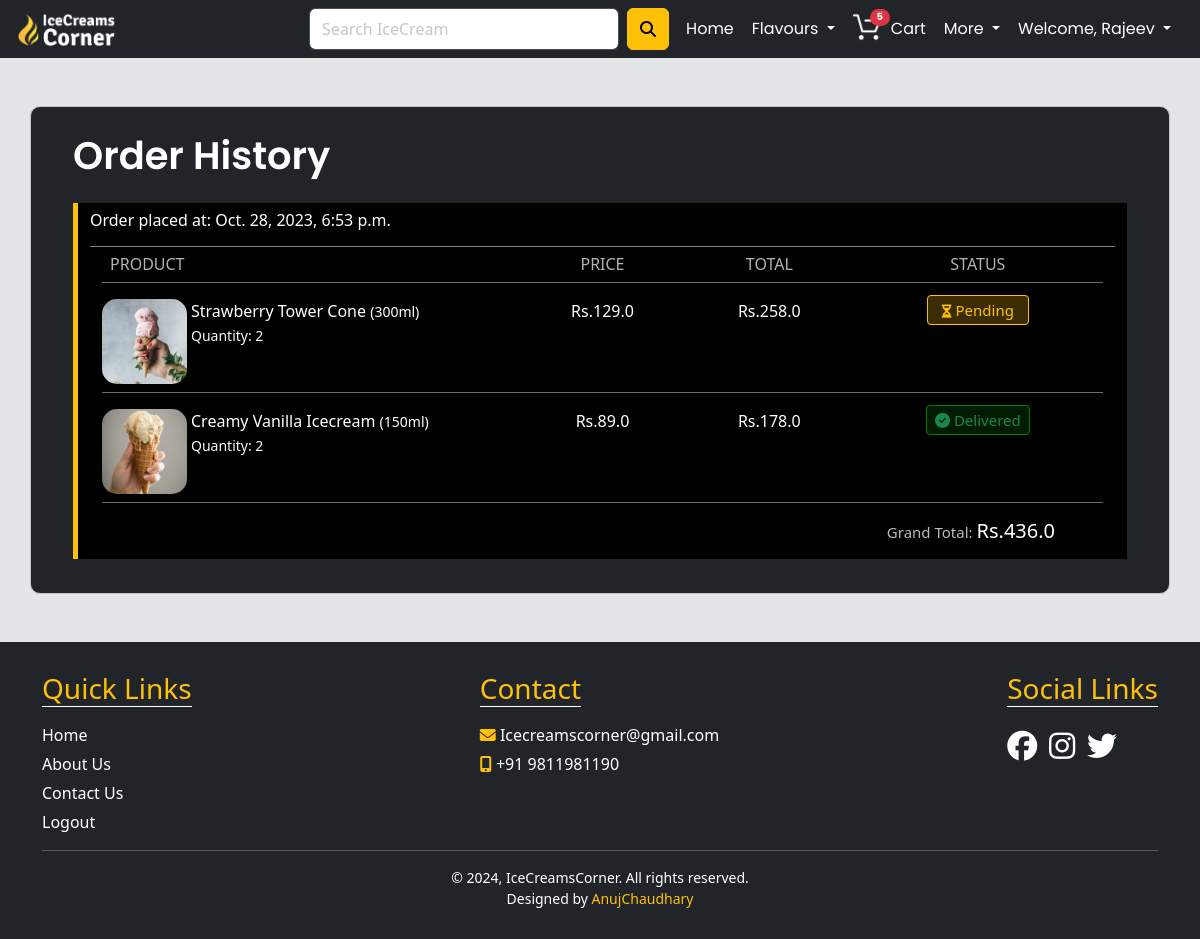
Page /orders/ (signed in) on the committed database.
### store/models.py (models this page shows, shortened)
class Order(models.Model):
    date = models.DateTimeField(auto_now_add=True)
    total = models.FloatField()
    address = models.TextField()
    phone_number = models.CharField(max_length=15)
    user = models.ForeignKey(User, on_delete=models.CASCADE)

class OrderItem(models.Model):
    quantity = models.PositiveIntegerField(default=1)
    total = models.FloatField()
    is_delivered = models.BooleanField(default=False)
    icecream = models.ForeignKey(IceCream, on_delete=models.CASCADE)
    user = models.ForeignKey(User, on_delete=models.CASCADE)
    order = models.ForeignKey(Order, on_delete=models.CASCADE)

class IceCream(models.Model):
    name = models.CharField(max_length=100)
    volume = models.CharField(max_length=20)  # e.g., "100ml", "250ml"
    price = models.FloatField()
    image= models.ImageField(upload_to='icecream_imgs', default="" )
    user_quantity = models.PositiveIntegerField(default=1)  # User-selected quantity
    category= models.ForeignKey(Category, default=1, on_delete=models.CASCADE)
    total_quantity = models.PositiveIntegerField(default=0)
    sold_quantity = models.PositiveIntegerField(default=0)

### store/views.py (the view)
# urls.py: path('orders/', orders_view, name='orders'),
@login_required(login_url='login')
def orders_view(request):
    return render(request, 'orders.html', {'is_any_order' : Order.objects.filter(user_id=request.user.id).exists(),
     'orders': Order.objects.filter(user_id=request.user.id).order_by('-date'),
     'order_items': OrderItem.objects.filter(user_id=request.user.id)
     })

### store/views.py (called while the page is built)
def get_all_categories(request):
    return {"categories": Category.objects.all()}

def get_cart_items_count(request):
    return {'cart_items_count': Cart.objects.filter(user_id= request.user.id).aggregate(Sum('quantity'))['quantity__sum']}

### templates/orders.html (shortened to what this page needs)
{% extends "base.html" %}
{% block content %}
<section class="container orders-section my-5">
    {% if is_any_order %}
    <div class="order-div">
        <h2 class="my-3 text-white"><big>Order History</big></h2>
        {% for order in orders %}
        <div class="order my-4 bg-black">
            <div class="container">
                <div class="order-placed-details">
                    <h6 class="text-white py-2">Order placed at: {{order.date}}</h6>
                </div>
                <div class="order-large-screen container mt-2 bg-black ">
                    <div class="order-headings mb-2">
                        <div class="col-5">
                            <h6 class="ms-2">PRODUCT</h6>
                        </div>
                        <div class="col-2 text-center">
                            <h6>PRICE</h6>
                        </div>
                        <div class="col-2 text-center">
                            <h6>TOTAL</h6>
                        </div>
                        <div class="col-3 text-center">
                            <h6>STATUS</h6>
                        </div>
                    </div>
                    {% for order_item in order_items %}
                    {% if order.id == order_item.order_id %}
                    <div class="order-main-content mb-2 py-2">
                        <div class="order-img-name-qty col-5">
                            <img src="{{order_item.icecream.image.url}}" height="85px" style="border-radius: 15px;"
                                alt="">
                            <div class="order-name-qty ms-1">
                                <p class="mb-0">{{order_item.icecream.name}} <small>({{order_item.icecream.volume}})</small></p>
                                <small class="text-light">Quantity: {{order_item.quantity}}</small>
                            </div>
                        </div>
                        <div class="order-price col-2 text-center">
                            <p>Rs.{{order_item.icecream.price}}</p>
                        </div>
                        <div class="order-total-price col-2 text-center">
                            <p>Rs.{{order_item.total}}</p>
                        </div>
                        <div class="order-status col-3 text-center">
                            {% if order_item.is_delivered %}
                            <p><span class="my-0 text-success order-delivered"><i class="fas fa-check-circle"></i>
                                    Delivered</span>
                            </p>
                            {% else %}
                            <p><span class="my-0 text-warning order-pending">
                                    Pending</span></p>
                            {% endif %}
                        </div>
                    </div>
                    {% endif %}
                    {% endfor %}
                </div>
                <div class="grand-total py-2">
                    <h6>Grand Total: <span>Rs.{{order.total}}</span></h6>
                </div>
            </div>
        </div>
        {% endfor %}
    </div>
    {% else %}
    <div class="empty-orders-history d-flex justify-content-center align-items-center">
        <h1 class="display-3 text-center"><b>You have no Order history</b></h2>
    </div>
    {% endif %}
</section>
{% endblock content %}

### templates/common_navbar.html (shortened to what this page needs)
<li class="nav-item home-link">
    <a class="nav-link active" aria-current="page" href="{% url 'home' %}">Home</a>
</li>
<li class="nav-item dropdown">
    <a class="nav-link dropdown-toggle" href="#" role="button" data-bs-toggle="dropdown" aria-expanded="false">
        Flavours
    </a>
</li>
{% if request.user.is_authenticated %}
<li class="nav-item cart">
    <a class="nav-link {% if request.path == '/cart/' %}active{% endif %}" href="{% url 'cart' %}">
        <div id="cart-icon"><img src="/static/img/cart.png" alt=""></div> <span class="badge bg-danger rounded-pill">
            {% if cart_items_count != None %}
            {{cart_items_count}}
            {% else %}
            0
            {% endif %}</span>
        <div>Cart</div>
    </a>
</li>
<li class="nav-item dropdown">
    <a class="nav-link dropdown-toggle" href="#" role="button" data-bs-toggle="dropdown" aria-expanded="false">
        More
    </a>
</li>
{% endif %}
{% if request.user.is_authenticated %}
<li class="nav-item dropdown">
    <a class="nav-link dropdown-toggle" href="#" role="button" data-bs-toggle="dropdown" aria-expanded="false">
        Welcome, {{user.first_name}}
    </a>
</li>
{% endif %}

### static/css/style.css (style rules this page uses)
* { box-sizing: border-box; }
body { background-color: #E3E6E6; margin: 0; padding: 0; }
.navbar1 a, .navbar2 a { color: white; }
.navbar1 .nav-link, .navbar-brand { height: 42px; border: 1px solid transparent; border-radius: 2px; }
.navbar1 a, .navbar2 a { font-family: 'Poppins', sans-serif; }
.cart #cart-icon>img { width: 28px; filter: invert(100%); margin-right: -18px; position: relative; bottom: 4px; }
.cart div { display: inline-block; vertical-align: top; }
.cart span { font-size: 10px; position: relative; top: -14px; left: 3px; }
.orders-section { background-color: #212529; border: 1px solid rgb(197, 197, 197); border-radius: 10px; }
.orders-section h2 { font-family: 'Poppins', sans-serif; font-weight: 600; }
.order-div { margin: 0 20px; padding: 10px; }
.order-status>p { font-weight: bold; font-size: 15px; }
.grand-total>h6 { color: rgb(187, 187, 187); font-size: 15px; }
.grand-total>h6>span { color: white; font-size: 20px; }
.grand-total { border-top: 1px solid grey; }
.order { border-left: 5px solid #FFC107; }
.order-placed-details { border-bottom: 1px solid grey; }
.order-large-screen { display: none; }
@media screen and (min-width:768px) { .order-large-screen { display: block; } }
@media screen and (min-width:768px) { .grand-total { border: none; } }
@media screen and (min-width:768px) { .order-headings, .order-main-content { display: flex; justify-content: space-between; border-bottom: 1px solid rgba(187, 183, 183, 0.589); } }
@media screen and (min-width:768px) { .order-headings h6 { color: rgb(182, 178, 178); } }
@media screen and (min-width:768px) { .order-img-name-qty { display: flex; } }
@media screen and (min-width:768px) { .order-name-qty>p, .order-price>p, .order-total-price>p { font-weight: 500; color: white; } }
@media screen and (min-width:768px) { .order-status .order-delivered { font-weight: 500; background-color: rgba(0, 128, 0, 0.208); padding: 4px 8px; border-radius: 4px; border: 1px solid green; } }
@media screen and (min-width:768px) { .order-status .order-pending { font-weight: 500; background-color: #ffc1073b; padding: 4px 8px; border-radius: 4px; border: 1px solid #FFC107; padding: 4px 14px; } }
@media screen and (min-width:768px) { .grand-total { text-align: right; padding-right: 5vw; } }

### rows in the picture
Order: date "Oct. 28, 2023, 6:53 p.m.", total "436.0"
OrderItem: icecream.image (picture), icecream.name "Strawberry Tower Cone", icecream.volume "300ml", quantity "2", icecream.price "129.0", total "258.0", is_delivered "Pending"
OrderItem: icecream.image (picture), icecream.name "Creamy Vanilla Icecream", icecream.volume "150ml", quantity "2", icecream.price "89.0", total "178.0", is_delivered True (drawn)

### other values in the picture
{{ cart_items_count }} "5"
{{ user.first_name }} "Rajeev"
